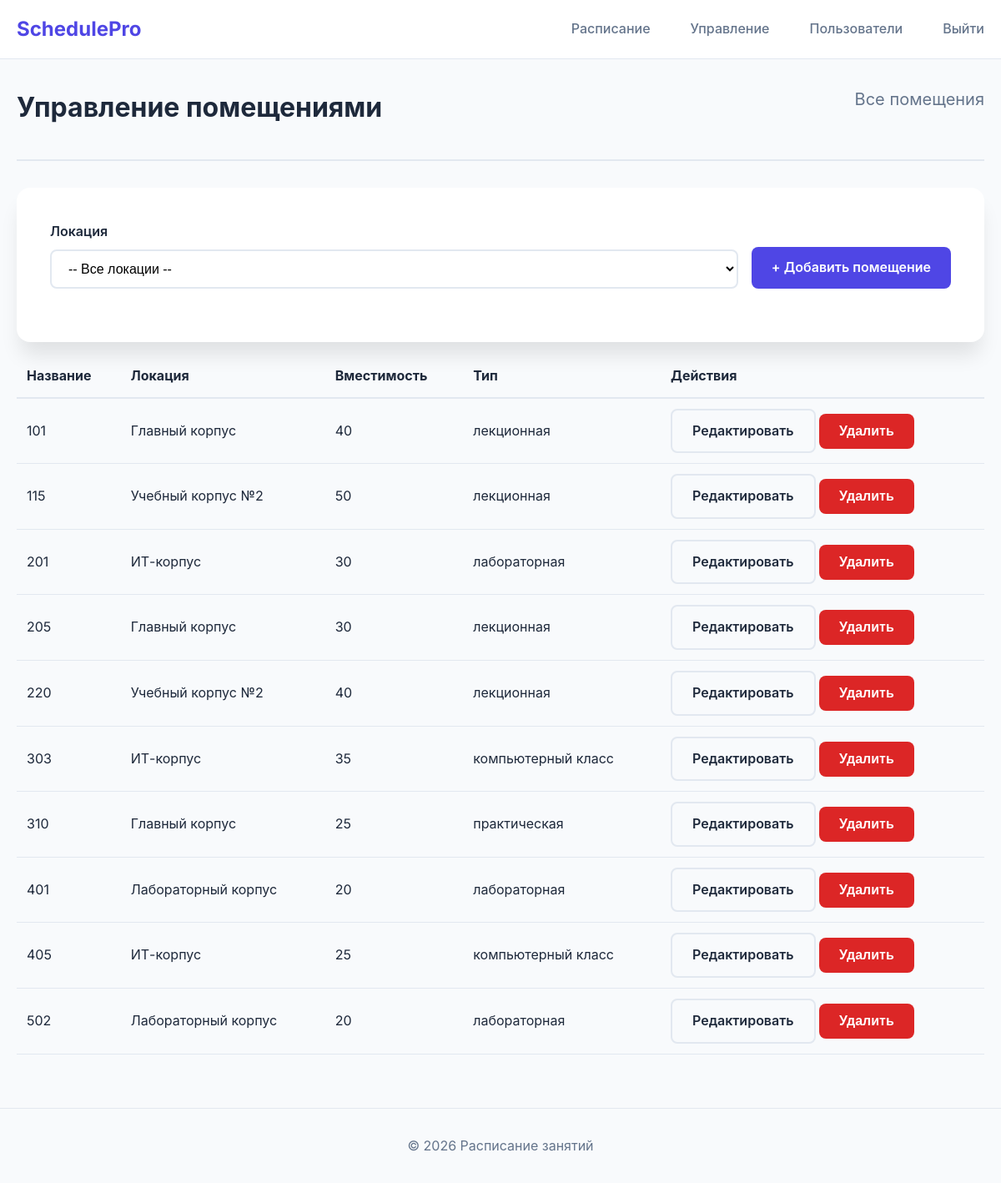
Screenshot of /manager/rooms (signed in) with the database file from the repository.
### models.py (models this page shows, shortened)
class Room(db.Model):
    __tablename__ = 'rooms'
    id = db.Column(db.Integer, primary_key=True)
    name = db.Column(db.String(50), nullable=False)                # "101", "205", "Лаб. 401"
    location_id = db.Column(db.Integer, db.ForeignKey('locations.id'), nullable=False)
    capacity = db.Column(db.Integer, nullable=True)                # Вместимость (опционально)
    type = db.Column(db.String(50), nullable=True)                 # Тип: "лекционная", "лабораторная", "компьютерный класс"
    location = db.relationship('Location', back_populates='rooms')
    lessons = db.relationship('Lesson', back_populates='room')     # связь с занятиями

class Location(db.Model):
    __tablename__ = 'locations'
    id = db.Column(db.Integer, primary_key=True)
    name = db.Column(db.String(100), nullable=False, unique=True)  # "Главный корпус", "Лабораторный корпус"
    address = db.Column(db.String(200), nullable=True)             # Адрес
    rooms = db.relationship('Room', back_populates='location', cascade='all, delete-orphan')

### app.py (the view)
@app.route('/manager/rooms')
@login_required
def manager_rooms():
    if not current_user.is_manager() and not current_user.is_admin():
        flash('Доступ запрещён', 'danger')
        return redirect(url_for('index'))
    location_id = request.args.get('location_id')
    if location_id:
        rooms = Room.query.filter_by(location_id=location_id).order_by(Room.name).all()
        location = Location.query.get(location_id)
    else:
        rooms = Room.query.order_by(Room.name).all()
        location = None
    locations = Location.query.order_by(Location.name).all()
    return render_template('manager_rooms.html', rooms=rooms, location=location, locations=locations)

### app.py (called while the page is built)
@login_manager.user_loader
def load_user(user_id):
    return User.query.get(int(user_id))

### models.py (called while the page is built)
    def is_admin(self):
        return self.role == 'admin'

    def is_manager(self):
        return self.role == 'manager'

    def is_teacher(self):
        return self.role == 'teacher'

    def is_student(self):
        return self.role == 'student'

### templates/manager_rooms.html (shortened to what this page needs)
{% extends "base.html" %}
{% block content %}
<div class="container">
    <div class="schedule-header">
        <h1>Управление помещениями</h1>
        <p class="subtitle">
            {% if location %}
                Помещения локации «{{ location.name }}»
            {% else %}
                Все помещения
            {% endif %}
        </p>
    </div>
    <div class="selection-card" style="max-width: 100%; margin-bottom: 1rem;">
        <form method="GET" action="{{ url_for('manager_rooms') }}" id="filter-form">
            <div class="form-row" style="display: flex; gap: 1rem; align-items: flex-end;">
                <div class="form-group" style="flex: 1;">
                    <label for="location_id">Локация</label>
                    <select class="form-control" id="location_id" name="location_id">
                        <option value="">-- Все локации --</option>
                    </select>
                </div>
                <div class="form-group">
                    <a href="{{ url_for('manager_room_create') }}" class="btn btn-primary">+ Добавить помещение</a>
                </div>
            </div>
        </form>
    </div>
    <div style="overflow-x: auto;">
        <table style="width: 100%; min-width: 600px; border-collapse: collapse;">
            <thead>
                <tr>
                    <th style="text-align: left; padding: 0.75rem; border-bottom: 2px solid var(--border);">Название</th>
                    <th style="text-align: left; padding: 0.75rem; border-bottom: 2px solid var(--border);">Локация</th>
                    <th style="text-align: left; padding: 0.75rem; border-bottom: 2px solid var(--border);">Вместимость</th>
                    <th style="text-align: left; padding: 0.75rem; border-bottom: 2px solid var(--border);">Тип</th>
                    <th style="text-align: left; padding: 0.75rem; border-bottom: 2px solid var(--border);">Действия</th>
            </thead>
            <tbody>
                {% for room in rooms %}
                 <tr>
                    <td style="padding: 0.75rem; border-bottom: 1px solid var(--border);">{{ room.name }}</td>
                    <td style="padding: 0.75rem; border-bottom: 1px solid var(--border);">{{ room.location.name }}</td>
                    <td style="padding: 0.75rem; border-bottom: 1px solid var(--border);">{{ room.capacity }}</td>
                    <td style="padding: 0.75rem; border-bottom: 1px solid var(--border);">{{ room.type }}</td>
                    <td style="padding: 0.75rem; border-bottom: 1px solid var(--border); white-space: nowrap;">
                        <a href="{{ url_for('manager_room_edit', room_id=room.id) }}" class="btn btn-outline btn-sm">Редактировать</a>
                        <form method="POST" action="{{ url_for('manager_room_delete', room_id=room.id) }}" style="display: inline;">
                            <button type="submit" class="btn btn-danger btn-sm" onclick="return confirm('Удалить помещение?')">Удалить</button>
                        </form>
                    </td>
                </tr>
                {% else %}
                <tr>
                    <td colspan="5" style="text-align: center; padding: 2rem;">Нет помещений</td>
                </tr>
                {% endfor %}
            </tbody>
        </table>
    </div>
</div>
{% endblock %}

### static/style.css (style rules this page uses)
:root { --primary: #4f46e5; --primary-dark: #4338ca; --secondary: #64748b; --success: #10b981; --warning: #f59e0b; --danger: #ef4444; --background: #f8fafc; --surface: #ffffff; --text-primary: #1e293b; --text-secondary: #64748b; --border: #e2e8f0; --shadow: 0 4px 6px -1px rgba(0, 0, 0, 0.1); --shadow-lg: 0 20px 25px -5px rgba(0, 0, 0, 0.1); }
* { margin: 0; padding: 0; box-sizing: border-box; }
body { font-family: 'Inter', -apple-system, BlinkMacSystemFont, sans-serif; background: var(--background); color: var(--text-primary); line-height: 1.6; }
.container { max-width: 1200px; margin: 0 auto; padding: 0 20px; }
.subtitle { font-size: 1.25rem; color: var(--text-secondary); margin-bottom: 2rem; }
.selection-card { background: var(--surface); border-radius: 16px; padding: 2.5rem; box-shadow: var(--shadow-lg); max-width: 500px; margin: 0 auto 4rem; }
.form-group { margin-bottom: 1.5rem; }
.form-group label { display: block; font-weight: 600; margin-bottom: 0.5rem; color: var(--text-primary); }
.form-control { width: 100%; padding: 0.75rem 1rem; border: 2px solid var(--border); border-radius: 8px; font-size: 1rem; transition: all 0.2s; background: var(--surface); }
.btn { display: inline-flex; align-items: center; justify-content: center; padding: 0.75rem 1.5rem; border-radius: 8px; font-weight: 600; font-size: 1rem; cursor: pointer; transition: all 0.2s; border: none; text-decoration: none; }
.btn-primary { background: var(--primary); color: white; width: 100%; }
.btn-outline { background: transparent; border: 2px solid var(--border); color: var(--text-primary); }
.schedule-header { display: flex; justify-content: space-between; align-items: flex-start; margin: 2rem 0; padding-bottom: 1.5rem; border-bottom: 2px solid var(--border); }
.btn-danger { background-color: #dc2626; color: white; border: none; }

### rows the page displays
Room: name "101", location.name "Главный корпус", capacity "40", type "лекционная"
Room: name "115", location.name "Учебный корпус №2", capacity "50", type "лекционная"
Room: name "201", location.name "ИТ-корпус", capacity "30", type "лабораторная"
Room: name "205", location.name "Главный корпус", capacity "30", type "лекционная"
Room: name "220", location.name "Учебный корпус №2", capacity "40", type "лекционная"
Room: name "303", location.name "ИТ-корпус", capacity "35", type "компьютерный класс"
Room: name "310", location.name "Главный корпус", capacity "25", type "практическая"
Room: name "401", location.name "Лабораторный корпус", capacity "20", type "лабораторная"
Room: name "405", location.name "ИТ-корпус", capacity "25", type "компьютерный класс"
Room: name "502", location.name "Лабораторный корпус", capacity "20", type "лабораторная"
